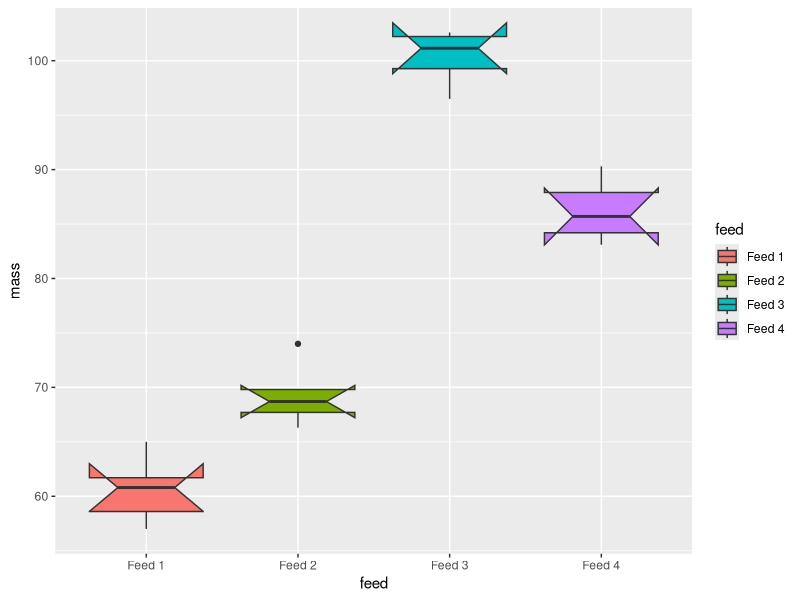
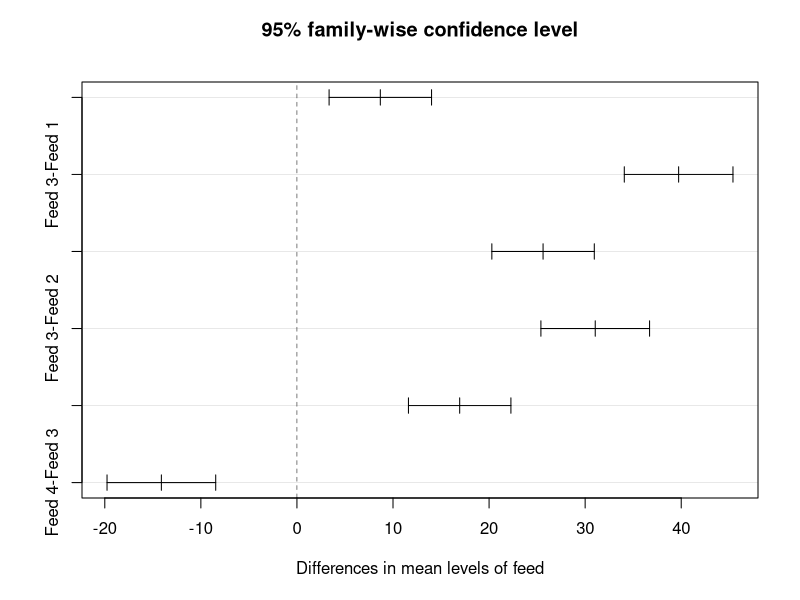
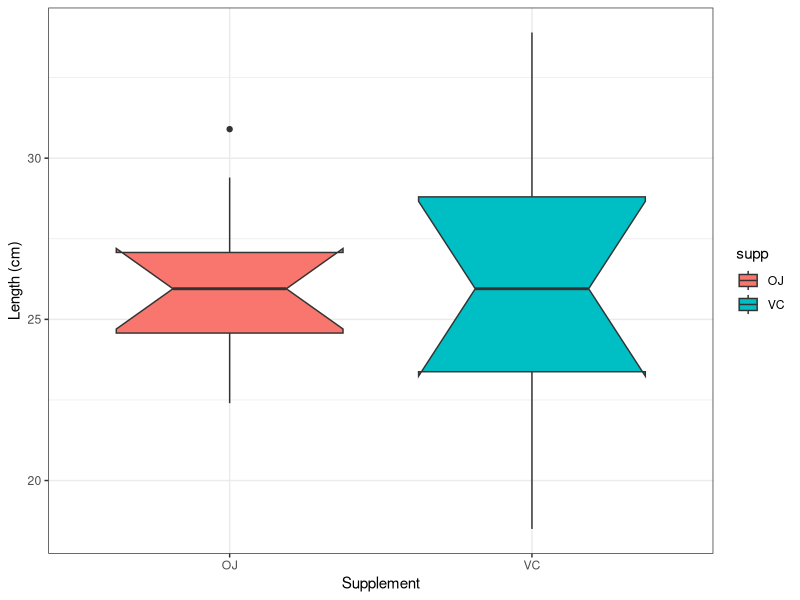
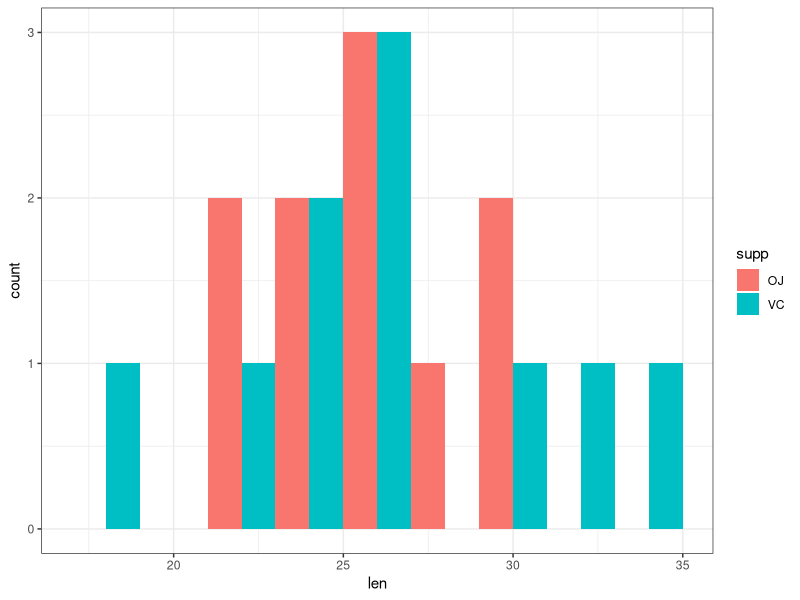
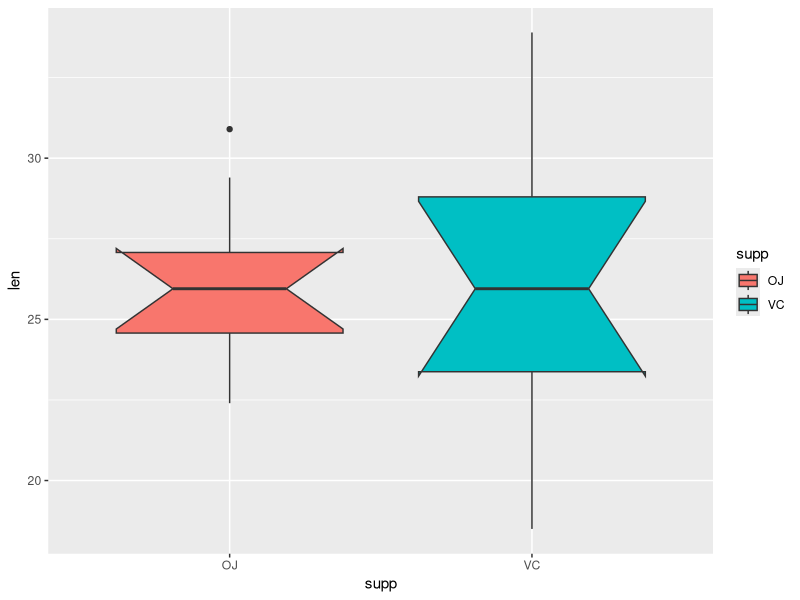
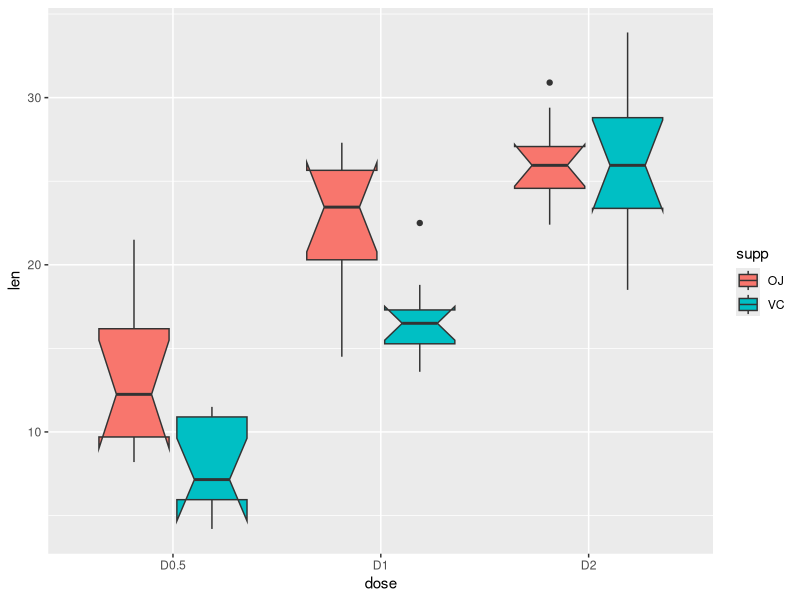
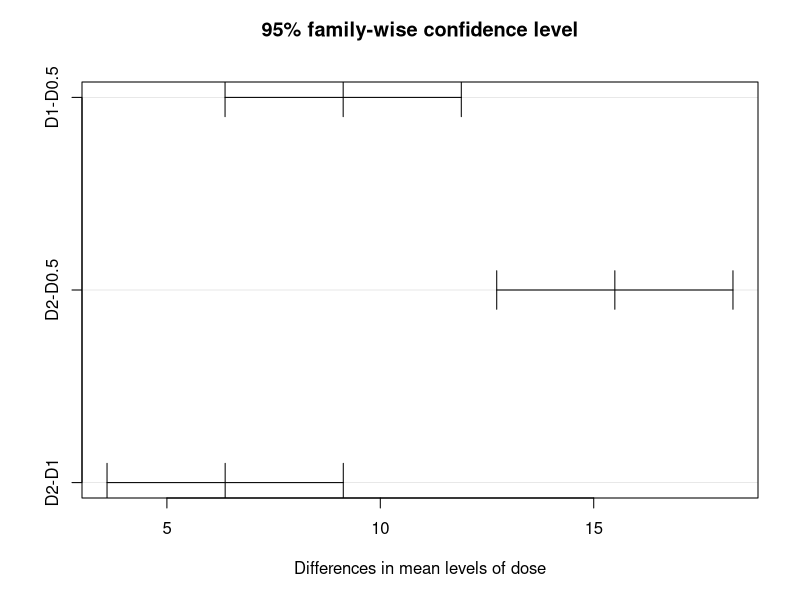

Recreate these plots in R, in order.
#Exercises_ANOVA.R
#Joshua Adrian
#Introduction to Biostats
#Purpose: ANOVA Exercises
#30_April_2018


library(tidyverse)

#Does feed type have an effect on the mass of pigs at the end of the experiment?

#H0: Feed type has no effect on the mass of pigs
#H1: Feed type has an effect on the mass of pigs

# enter the mass at the end of the experiment
feed_1 <- c(60.8, 57.0, 65.0, 58.6, 61.7)
feed_2 <- c(68.7, 67.7, 74.0, 66.3, 69.8)
feed_3 <- c(102.6, 102.1, 100.2, 96.5)
feed_4 <- c(87.9, 84.2, 83.1, 85.7, 90.3)
# make a dataframe
bacon <- as.tibble(data.frame(
  feed = c(
    rep("Feed 1", length(feed_1)),
    rep("Feed 2", length(feed_2)),
    rep("Feed 3", length(feed_3)),
    rep("Feed 4", length(feed_4))
  ),
  mass = c(feed_1, feed_2, feed_3, feed_4)
))

# Multiple factor ANOVA 

#Visualise data
ggplot(data = bacon, aes(x = feed, y = mass))+
  geom_boxplot(notch = T, aes(fill = feed))

#Run ANOVA
summary(aov(mass ~ feed, data = filter(bacon)))

             #Df Sum Sq Mean Sq F value   Pr(>F)    
#feed         3   4226  1408.8   164.6 1.06e-11 ***
#  Residuals   15    128     8.6                     
#---
#  Signif. codes:  0 ‘***’ 0.001 ‘**’ 0.01 ‘*’ 0.05 ‘.’ 0.1 ‘ ’ 1

#Perform Tukey post-hoc test
TukeyHSD(aov(mass ~ feed, data = filter(bacon)))

#Look at the CI
plot(TukeyHSD(aov(mass ~ feed, data = filter(bacon))))

#Conclusion: 

#There is a significant relationship between feed type and pig mass. 
#The most significance can be seen in feed type 3 and 4. 
#Therefore; the null hypothesis is rejected.


# Exercise 2 --------------------------------------------------------------

teeth <- datasets::ToothGrowth

# 1-way ANOVA ---------------------------------------------------


# Research question: 
#Does the 2.0 dosage of VC affect tooth growth significantly more than 
#2.0 dosage of OJ?

#H0: There is no difference in tooth length between 2.0 OJ dosages and 2.0 
#VC dosages
#H1: There is no difference in tooth length between 2.0 OJ dosages and 2.0 
#VC dosages

teeth_2.0 <- teeth %>% 
  filter(dose %in% 2.0 )

#Visualise data
ggplot(data = teeth_2.0, aes(x = supp, y = len))+
  geom_boxplot(notch = T, aes(fill = supp))+
  labs(x = "Supplement", y = "Length (cm)")+
  theme_bw()

#Run ANOVA
teeth.aov <- aov(len ~ supp, data = filter(teeth_2.0))

summary(teeth.aov)

#Results

#Df Sum Sq Mean Sq F value Pr(>F)
#supp         1   0.03   0.032   0.002  0.964
#Residuals   18 270.61  15.034   


ggplot(data = teeth_2.0, aes(x = len, fill = supp)) +
  geom_histogram(position = "dodge", binwidth = 2)+
  theme_bw()

ggplot(teeth_2.0, aes(x = supp, y = len))+
  geom_boxplot(aes(fill = supp), notch = TRUE)

#Therefore there is no significant difference in tooth length 
#between 2.0 OJ dosages and 2.0 VC dosages
#The null hypothesis is not rejected


# Exercise 3 --------------------------------------------------------------

# 2 way ANOVA



teeth <- datasets::ToothGrowth
View(teeth)

#Question: Does tooth length depend on supp and dose?

#H0: Significant different tooth length is not assoiated with supp and dose
#H1: Significant different tooth length is assoiated with supp and dose

teeth$dose <- factor(teeth$dose, 
              levels = c(0.5, 1, 2),
              labels = c("D0.5", "D1", "D2")) #dose is numeric, convert to factor



#Visualise data
ggplot(data = teeth, aes(x = dose, y = len))+
  geom_boxplot(notch = T, aes(fill = supp))

#Run ANOVA
res.aov2 <- aov(len ~ supp + dose, data = teeth)
summary(res.aov2)

             #Df Sum Sq Mean Sq F value   Pr(>F)    
#supp         1  205.4   205.4   14.02 0.000429 ***
#dose         2 2426.4  1213.2   82.81  < 2e-16 ***
#Residuals   56  820.4    14.7                     
#---
 # Signif. codes:  0 ‘***’ 0.001 ‘**’ 0.01 ‘*’ 0.05 ‘.’ 0.1 ‘ ’ 1

    
res.aov3 <- aov(len ~ supp + dose + supp:dose, data = teeth)

summary(res.aov3)  

             #Df Sum Sq Mean Sq F value   Pr(>F)    
#supp         1  205.4   205.4  15.572 0.000231 ***
#dose         2 2426.4  1213.2  92.000  < 2e-16 ***
#supp:dose    2  108.3    54.2   4.107 0.021860 *  
#Residuals   54  712.1    13.2                     
#---
  #  Signif. codes:  0 ‘***’ 0.001 ‘**’ 0.01 ‘*’ 0.05 ‘.’ 0.1 ‘ ’ 1  

#Perform Tukey post-hoc test
  
  #Conclusion: 
  
  #We can conclude that both supp and dose are statistically significant. 
  #Dose is the most significant fator. 
  #Therefore, changing the supp or the dose of vitamin C, will significantly 
  #impact the mean tooth length.    


#Tukey HSD test will be done only for the factor variable “dose”
# not for "supp” variable because it has only two significanty different levels

TukeyHSD(res.aov3, which = "dose")

#Look at the CI
plot(TukeyHSD(res.aov3, which = "dose"))


#Don’t need to perform the test for the “supp” variable 
#because it has only two levels



